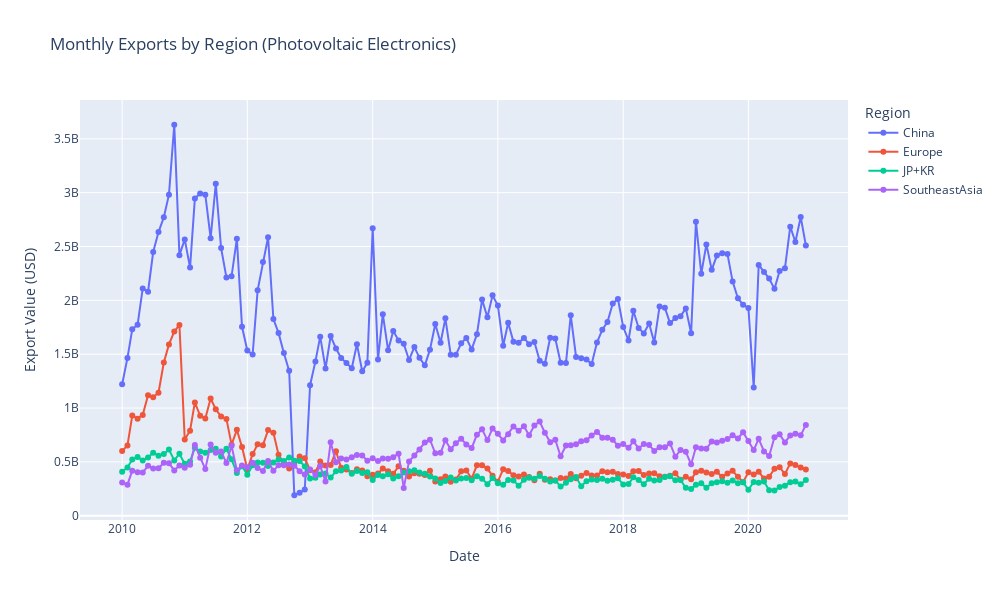

Notebook source saved alongside this figure:
### Code cell
# Load the region-based export data
export_data = pd.read_csv("data/Regions_to_W00.csv")

# Convert month to datetime if it's not already
export_data['month'] = pd.to_datetime(export_data['month'])

# Function to plot regional export data
def plot_regional_exports(title_suffix='(Photovoltaic Electronics)'):
    fig = go.Figure()

    for region in export_data['region'].unique():
        region_data = export_data[export_data['region'] == region]
        fig.add_trace(go.Scatter(
            x=region_data['month'],
            y=region_data['export_value'],
            mode='lines+markers',
            name=region
        ))

    fig.update_layout(
        title=f'Monthly Global Exports by Region {title_suffix}',
        xaxis_title='Date',
        yaxis_title='Export Value (USD)',
        width=1000,
        height=600,
        legend_title='Region',
        hovermode='x unified'
    )

    fig.show()

# Call the function
plot_regional_exports()

### Figure 1 — Plotly figure (JSON) as saved in the notebook; plotly's stock layout.template omitted (floating-point values rounded to 4 significant figures; data arrays with more than 128 entries replaced by an {"elided": "..."} marker saying what was removed)
{"data": [{"mode": "lines+markers", "name": "China", "type": "scatter", "x": {"elided": "132 str values"}, "y": {"elided": "132 float values"}}, {"mode": "lines+markers", "name": "Europe", "type": "scatter", "x": {"elided": "132 str values"}, "y": {"elided": "132 float values"}}, {"mode": "lines+markers", "name": "JP+KR", "type": "scatter", "x": {"elided": "132 str values"}, "y": {"elided": "132 float values"}}, {"mode": "lines+markers", "name": "SoutheastAsia", "type": "scatter", "x": {"elided": "132 str values"}, "y": {"elided": "132 float values"}}], "layout": {"height": 600, "hovermode": "x unified", "legend": {"title": {"text": "Region"}}, "title": {"text": "Monthly Exports by Region (Photovoltaic Electronics)"}, "width": 1000, "xaxis": {"autorange": true, "range": ["2009-04-30 00:12:25.157", "2021-08-03 23:47:34.843"], "title": {"text": "Date"}, "type": "date"}, "yaxis": {"autorange": true, "range": [-39880000.0, 3861000000.0], "title": {"text": "Export Value (USD)"}, "type": "linear"}}}
